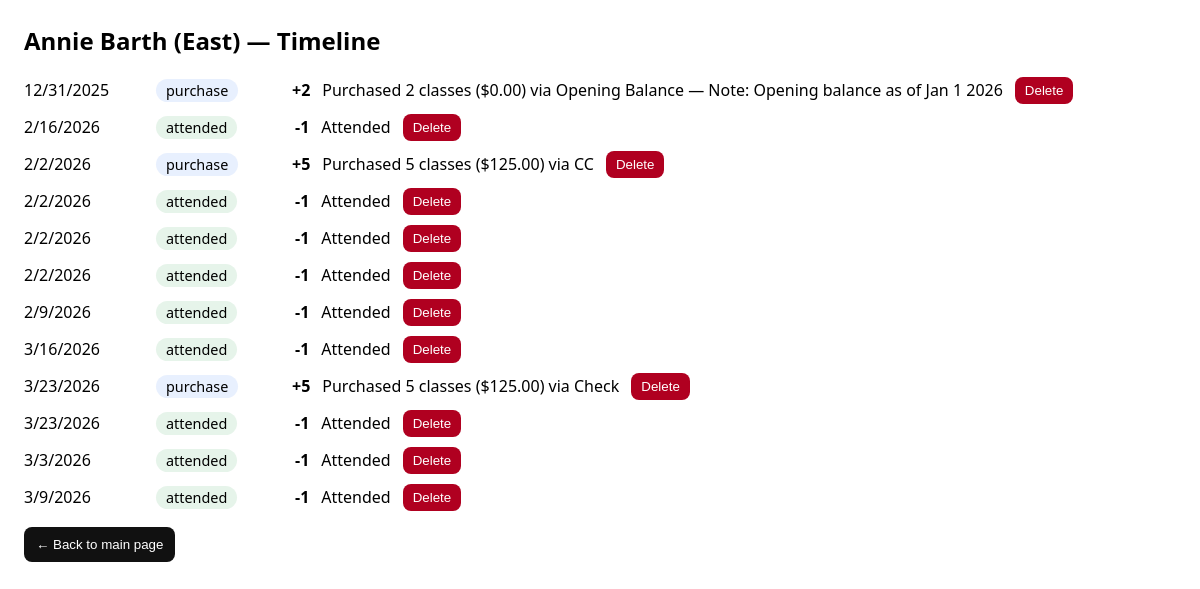
Screenshot of /timeline/137 with the database file from the repository.
### tables this page shows
CREATE TABLE students (
            id INTEGER PRIMARY KEY AUTOINCREMENT,
            name TEXT NOT NULL UNIQUE,
            studio TEXT NOT NULL CHECK (studio IN ('East','West'))
        , phone TEXT, email TEXT, parents TEXT, accommodations TEXT);

CREATE TABLE purchases (
    id INTEGER PRIMARY KEY AUTOINCREMENT,
    student_id INTEGER NOT NULL,
    date TEXT NOT NULL,
    classes_purchased INTEGER NOT NULL,
    cost REAL NOT NULL CHECK (cost >= 0),
    payment_method TEXT,
    note TEXT,
    FOREIGN KEY(student_id) REFERENCES students(id)
);

CREATE TABLE attendance (
            id INTEGER PRIMARY KEY AUTOINCREMENT,
            student_id INTEGER NOT NULL,
            date TEXT NOT NULL,
            status TEXT NOT NULL CHECK (status IN ('attended','charged')),
            FOREIGN KEY(student_id) REFERENCES students(id)
        );

### app.py (the view)
@app.route("/timeline/<int:student_id>")
def timeline(student_id):
    init_db()
    con = db()
    student = con.execute("SELECT * FROM students WHERE id=?", (student_id,)).fetchone()
    purchases = con.execute("""
        SELECT id, date, classes_purchased, cost,
               COALESCE(payment_method,'') AS payment_method,
               COALESCE(note,'') AS note
        FROM purchases
        WHERE student_id=?
    """, (student_id,)).fetchall()
    attendance = con.execute("""
        SELECT id, date, status
        FROM attendance
        WHERE student_id=?
    """, (student_id,)).fetchall()
    events = []
    for p in purchases:
        label = f"Purchased {p['classes_purchased']} classes (${p['cost']:.2f})"
        if p["payment_method"].strip():
            label += f" via {p['payment_method'].strip()}"
        if p["note"].strip():
            label += f" — Note: {p['note'].strip()}"
        events.append({
            "kind": "purchase",
            "id": p["id"],
            "date": p["date"],
            "label": label,
            "classes_delta": int(p["classes_purchased"]),
        })
    for a in attendance:
        label = "Attended" if a["status"] == "attended" else "Charged / Not Attended"
        events.append({
            "kind": "attendance",
            "id": a["id"],
            "date": a["date"],
            "label": label,
            "classes_delta": -1,
        })
    kind_order = {"purchase": 0, "attendance": 1}
    events.sort(key=lambda e: (e["date"], kind_order.get(e["kind"], 9), e["id"]))
    return render_template("timeline.html", student=student, events=events)

### app.py (called while the page is built)
def db():
    conn = sqlite3.connect(DB)
    conn.row_factory = sqlite3.Row
    return conn

### templates/timeline.html (shortened to what this page needs)
<!doctype html>
<html>
<head>
</head>
<body>
  <h2>{{ student.name }} ({{ student.studio }}) — Timeline</h2>
  {% if events|length == 0 %}
    <p>No records yet.</p>
  {% else %}
    <ul>
      {% for e in events %}
        <li>
          <span class="date">{{ e.date }}</span>
          {% if e.kind == "purchase" %}
            <span class="pill purchase">purchase</span>
          {% else %}
            {% if "Charged" in e.label %}
              <span class="pill charged">charged</span>
            {% else %}
              <span class="pill attended">attended</span>
            {% endif %}
          {% endif %}
          <span class="delta">
            {% if e.classes_delta > 0 %}+{{ e.classes_delta }}{% else %}{{ e.classes_delta }}{% endif %}
          </span>
          <span>{{ e.label }}</span>
          {% if e.kind == "attendance" %}
            <form method="post" action="{{ url_for('delete_attendance', attendance_id=e.id) }}">
              <button class="danger" onclick="return confirm('Delete this attendance record?');">Delete</button>
            </form>
          {% else %}
            <form method="post" action="{{ url_for('delete_purchase', purchase_id=e.id) }}">
              <button class="danger" onclick="return confirm('Delete this purchase record?');">Delete</button>
            </form>
          {% endif %}
        </li>
      {% endfor %}
    </ul>
  {% endif %}
  <form action="{{ url_for('index') }}" method="get">
    <button class="backbtn" type="submit">← Back to main page</button>
  </form>
</body>
</html>

### templates/timeline.html (style rules this page uses)
body { font-family: system-ui, -apple-system, Segoe UI, Arial; margin: 24px; }
ul { list-style:none; padding-left:0; }
li { margin: 10px 0; display:flex; gap:12px; align-items:center; }
.date { min-width: 120px; }
.pill { padding:2px 10px; border-radius:999px; font-size:0.9rem; }
.purchase { background:#e8f0fe; }
.attended { background:#e6f4ea; }
.delta { font-weight:800; min-width: 60px; text-align:right; }
form { display:inline; margin:0; }
.danger { background:#b00020; color:white; border:0; border-radius:8px; padding:6px 10px; cursor:pointer; }
.backbtn { padding: 10px 12px; border-radius: 8px; border: 0; background: #111; color: #fff; cursor: pointer; }

### rows the page displays
students: name "Annie Barth", studio "East"
purchases: date "12/31/2025", shows "purchase", classes_delta "2", label "Purchased 2 classes ($0.00) via Opening Balance — Note: Opening balance as of Jan 1 2026"
attendance: date "2/16/2026", shows "attended", classes_delta "-1", label "Attended"
purchases: date "2/2/2026", shows "purchase", classes_delta "5", label "Purchased 5 classes ($125.00) via CC"
attendance: date "2/2/2026", shows "attended", classes_delta "-1", label "Attended"
attendance: date "2/2/2026", shows "attended", classes_delta "-1", label "Attended"
attendance: date "2/2/2026", shows "attended", classes_delta "-1", label "Attended"
attendance: date "2/9/2026", shows "attended", classes_delta "-1", label "Attended"
attendance: date "3/16/2026", shows "attended", classes_delta "-1", label "Attended"
purchases: date "3/23/2026", shows "purchase", classes_delta "5", label "Purchased 5 classes ($125.00) via Check"
attendance: date "3/23/2026", shows "attended", classes_delta "-1", label "Attended"
attendance: date "3/3/2026", shows "attended", classes_delta "-1", label "Attended"
attendance: date "3/9/2026", shows "attended", classes_delta "-1", label "Attended"
